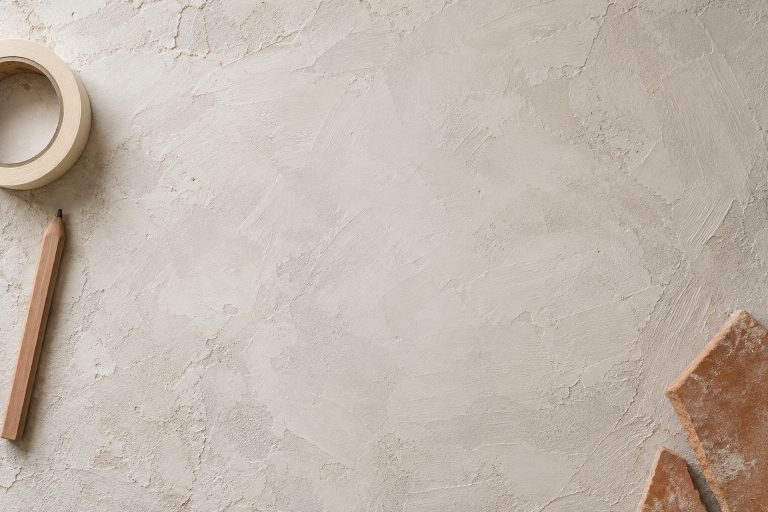
#> input picture outputs/batches/CASASENSO-patterns-mockups-20261113/generated/aa-gpt-v01.png, 1536 x 1024 px, given in place of parcours-gpt-v01.png, which was not available (shown at 1/2 size)
$ python compose.py generated/aa-gpt-v01.png generated/cartes-gpt-v01.png
#> lines starting #> are read from the running program, lines starting #| are printed output that depends on the picture; after the words box and inside, x2 and y2 are one past the last pixel; in counts of white or black regions, pixels touching at a corner belong together
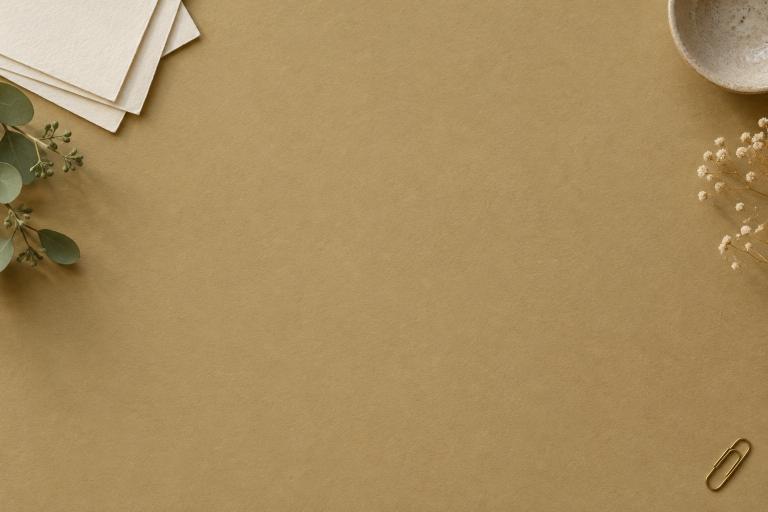
#> input picture outputs/batches/CASASENSO-patterns-mockups-20261113/generated/cartes-gpt-v01.png, 1536 x 1024 px, given in place of livre-1-04.jpg, which was not available (shown at 1/2 size)
#> further down, sl is the input picture: PIL image 1536x1024 RGB; mean R, G, B 167.9, 140.8, 94.7
# Composition des mockups patterns : surfaces GPT Image 2.5 + slides réelles Casa Senso.
import sys
from PIL import Image, ImageFilter, ImageDraw
B, I = sys.argv[1], sys.argv[2]
SETS = {
 "parcours":  ["livre-1-04","voyage-05","voyage-03"],
 "cartes":    ["livre-1-01","livre-1-06","livre-1-07"],
 "aa":        ["ar-02","ar-05","ar-09"],
 "visite":    ["real-01","real-03","real-04"],
 "planche":   ["mood2-01","mood2-03","mood2-04"],
 "coulisses": ["cob-01","cob-03","cob-06"],
 "fiche":     ["pro-01","pro-02","pro-03"],
 "presse":    [None],
}
ROT = [-2.4, 0.6, 2.2]
def light(im):
    # léger dégradé de lumière (haut gauche plus clair) pour coller à l'éclairage de la surface
    w, h = im.size; g = Image.new("L", (w, h)); d = ImageDraw.Draw(g)
#> after `w, h = im.size`: w = 735; h = 490
#> after `g = Image.new('L', (w, h))`: g: PIL image 735x490 L; every value is 0
    for y in range(h): d.line([(0, y), (w, y)], fill=int(255 * y / h))
    dark = Image.new("RGB", (w, h), (40, 30, 20)); bright = Image.new("RGB", (w, h), (255, 250, 240))
#> after `dark = Image.new('RGB', (w, h), (40, 30, 20))`:
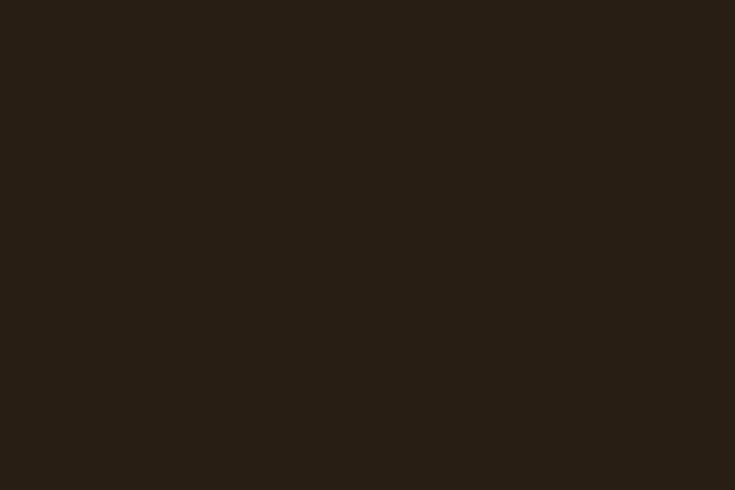
#> dark: PIL image 735x490 RGB; mean R, G, B 40, 30, 20
    im = Image.composite(dark, im, g.point(lambda v: int(v * 0.10)))
    return Image.composite(bright, im, g.point(lambda v: int((255 - v) * 0.06)))
def place(bg, sl, cx, cy, ang):
    sl = light(sl.convert("RGB")).convert("RGBA")
#> sl: PIL image 735x490 RGBA
    r = sl.rotate(ang, resample=Image.BICUBIC, expand=True)
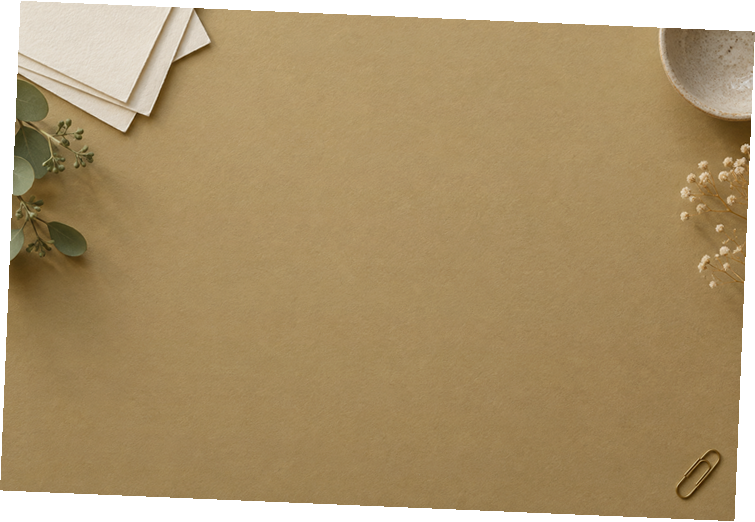
#> r: PIL image 755x522 RGBA; mean R, G, B, A 149.7, 126.3, 86.7, 233; transparent parts drawn white
    a = r.split()[-1]
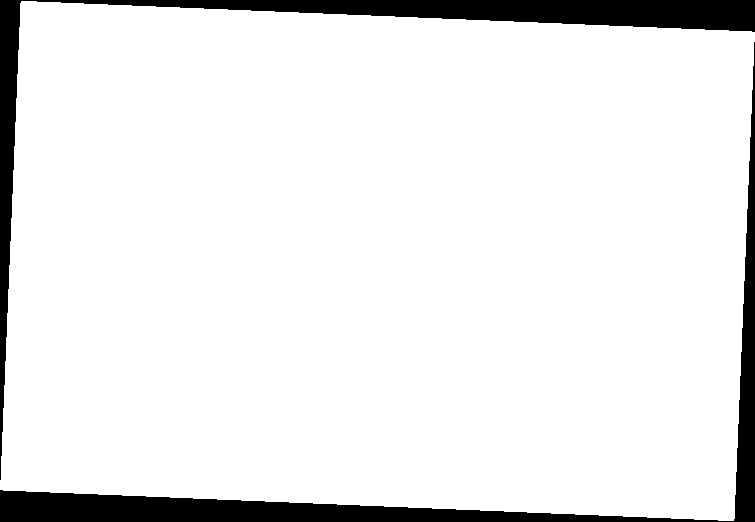
#> a: PIL image 755x522 L; 91.4% white; 2 black regions, box (x1, y1, x2, y2) and area: (0, 0, 755, 480) 16976, (0, 42, 755, 522) 16976
    sh = Image.new("RGBA", r.size, (35, 25, 15, 0)); sh.putalpha(a.point(lambda v: int(v * 0.30)))
#> after `sh.putalpha(a.point(lambda v: int(v * 0.3)))`:
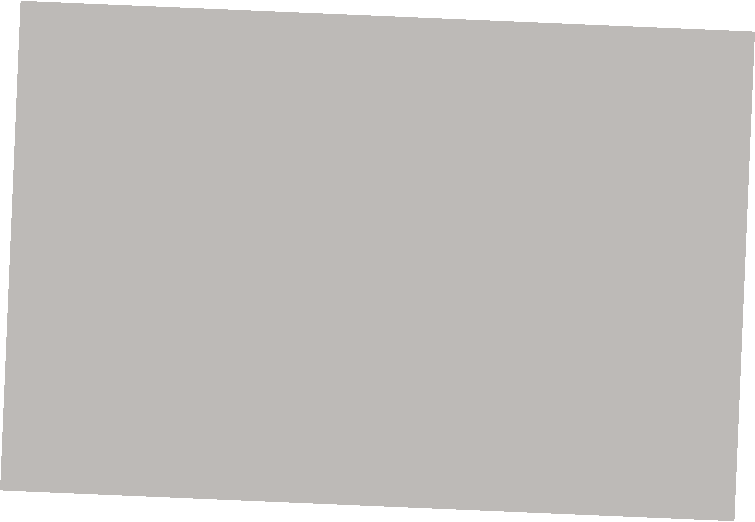
#> sh: PIL image 755x522 RGBA; mean R, G, B, A 35, 25, 15, 69.5; transparent parts drawn white
    pad = 40; shp = Image.new("RGBA", (r.width + pad * 2, r.height + pad * 2), (0, 0, 0, 0)); shp.paste(sh, (pad, pad), sh)
#> after `shp = Image.new('RGBA', (r.width + pad * 2, r.height + pad * 2), (0, 0`: shp: PIL image 835x602 RGBA; every value is 0
#> after `shp.paste(sh, (pad, pad), sh)`:
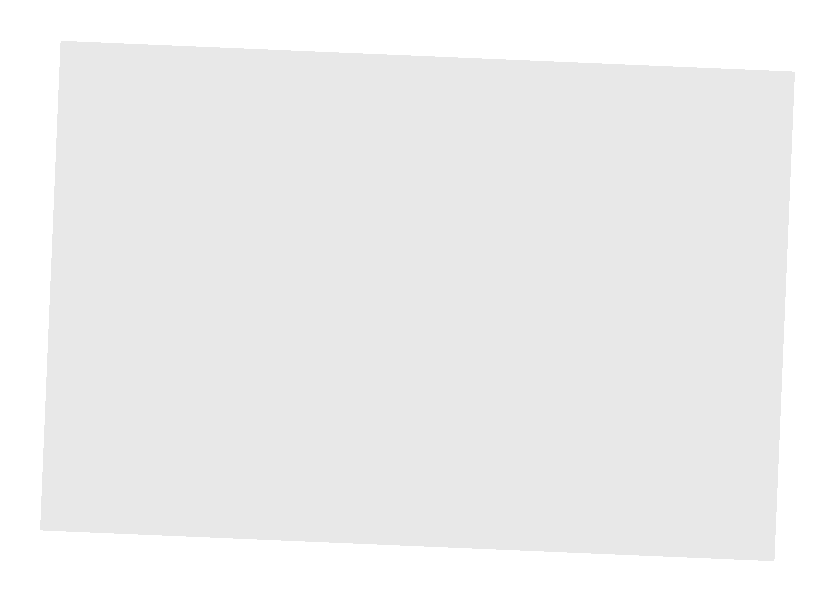
#> shp: PIL image 835x602 RGBA; mean R, G, B, A 7.2, 5, 2.9, 16.5; transparent parts drawn white
    shp = shp.filter(ImageFilter.GaussianBlur(14))
    x, y = int(cx - r.width / 2), int(cy - r.height / 2)
#> x = -49; y = 245
    bg.alpha_composite(shp, (x - pad + 5, y - pad + 9)); bg.alpha_composite(r, (x, y))
#> after `bg.alpha_composite(r, (x, y))`:
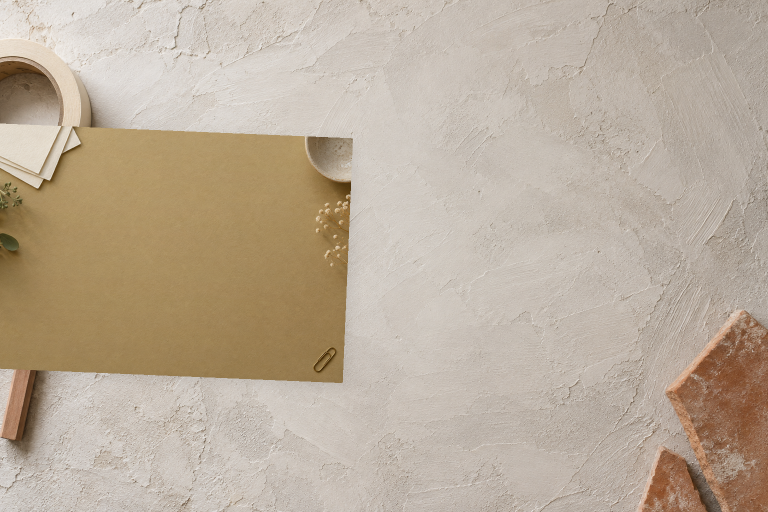
#> bg: PIL image 1536x1024 RGBA (shown at 1/2 size); mean R, G, B, A 186.7, 172.3, 154.6, 255
for k, names in SETS.items():
    bg = Image.open(f"{B}/generated/{k}-gpt-v01.png").convert("RGBA").resize((1536, 1024), Image.LANCZOS)
    if names[0] is None:
        card = Image.new("RGB", (430, 538), (246, 241, 232))
        place(bg, card, 768, 512, -2.0)
    else:
        story = False
        H = 600 if story else 490
        xs = [768 - 440, 768, 768 + 440] if not story else [768 - 385, 768, 768 + 385]
        for i, n in enumerate(names):
#> (the run stopped early here; a loop or call above may not have finished)
